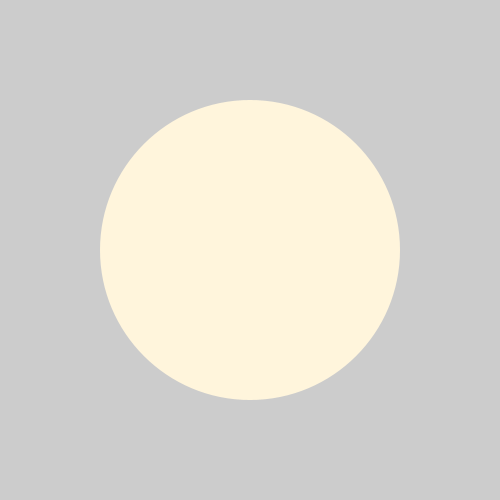
Frame 1 (no input)
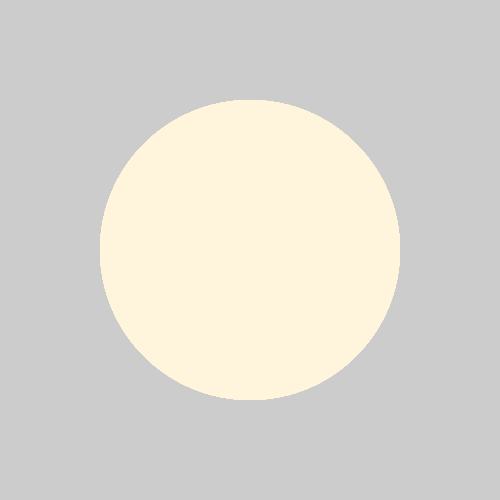
Frame 60 (the mouse pressed at the canvas centre just before this capture)
Frame 120 (the mouse held since frame 60 and released just before this capture): identical to frame 60, image omitted

The Processing sketch that drew these frames (run headless with seeded random() and noise(); from frame 60 on, the mouse is pressed at the canvas centre):

// Processing sketch: pizza
// ── pizza.pde

void setup() {
    size(500,500);
}
void draw() {  
  noStroke();
  fill(255,245,220);
  ellipse(250,250,300,300);
}
